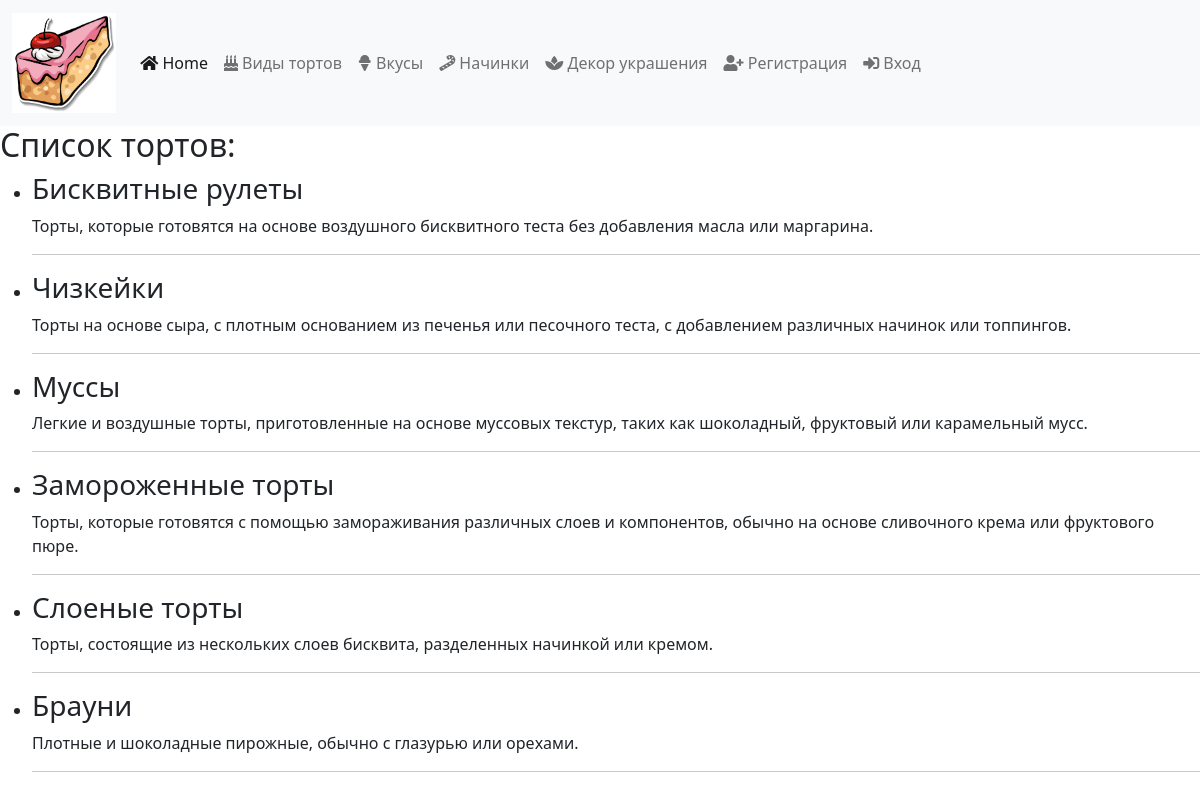
Before: /cakes/ with the older database file.
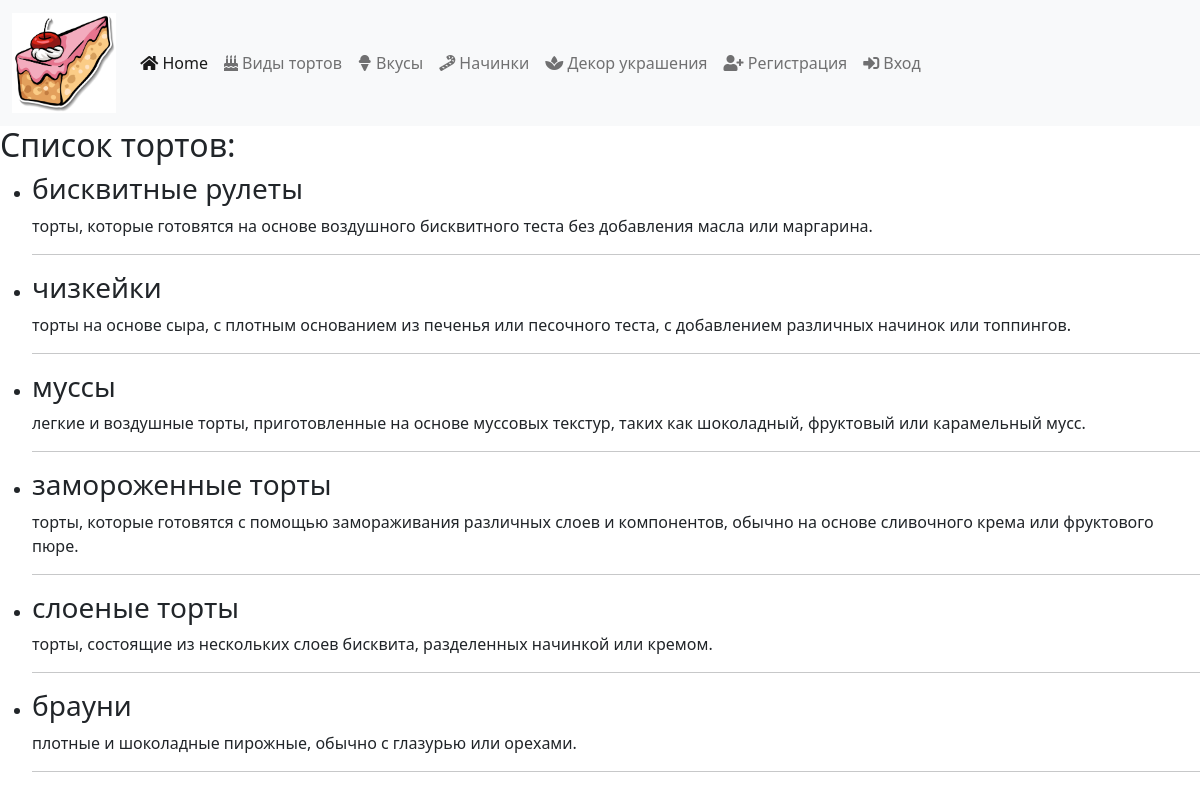
After: the same page with the newer database file.
### pastries/models.py (models this page shows, shortened)
class CakeType(models.Model):
    name = models.CharField(max_length=200)
    description = models.TextField(blank=True, null=True)
    available = models.BooleanField(default=True)
    class Meta:
        verbose_name = 'Тип торта'
        verbose_name_plural = 'Типы тортов'

### pastries/views.py (the view)
# urls.py: path('cakes/', views.SpecificCakesCBV.as_view()),
class SpecificCakesCBV(ListView):
    model = CakeType
    template_name = "pastries/specific_cake_types.html"
    context_object_name = "specific_cake_types"

### pastries/templates/pastries/specific_cake_types.html
{% extends 'layouts/index.html' %}
{% block content %}
    <h2>Список тортов:</h2>
    <ul>
        {% for cake_type in specific_cake_types %}
            <li>
                <h3>{{ cake_type.name }}</h3>
                <p>{{ cake_type.description }}</p>
                <hr>
            </li>
        {% empty %}
            <li>В данный момент нет доступных тортов.</li>
        {% endfor %}
    </ul>
{% endblock %}

Changed rows visible on the page:
changed CakeType: name "Бисквитные рулеты" → "бисквитные рулеты"; description "Торты, которые готовятся на основе воздушного бисквитного теста без добавления масла или маргарина." → "торты, которые готовятся на основе воздушного бисквитного теста без добавления масла или маргарина."
changed CakeType: name "Чизкейки" → "чизкейки"; description "Торты на основе сыра, с плотным основанием из печенья или песочного теста, с добавлением различных начинок или топпингов." → "торты на основе сыра, с плотным основанием из печенья или песочного теста, с добавлением различных начинок или топпингов."
changed CakeType: name "Муссы" → "муссы"; description "Легкие и воздушные торты, приготовленные на основе муссовых текстур, таких как шоколадный, фруктовый или карамельный мусс." → "легкие и воздушные торты, приготовленные на основе муссовых текстур, таких как шоколадный, фруктовый или карамельный мусс."
changed CakeType: name "Замороженные торты" → "замороженные торты"; description "Торты, которые готовятся с помощью замораживания различных слоев и компонентов, обычно на основе сливочного крема или фруктового пюре." → "торты, которые готовятся с помощью замораживания различных слоев и компонентов, обычно на основе сливочного крема или фруктового пюре."
changed CakeType: name "Слоеные торты" → "слоеные торты"; description "Торты, состоящие из нескольких слоев бисквита, разделенных начинкой или кремом." → "торты, состоящие из нескольких слоев бисквита, разделенных начинкой или кремом."
changed CakeType: name "Брауни" → "брауни"; description "Плотные и шоколадные пирожные, обычно с глазурью или орехами." → "плотные и шоколадные пирожные, обычно с глазурью или орехами."
